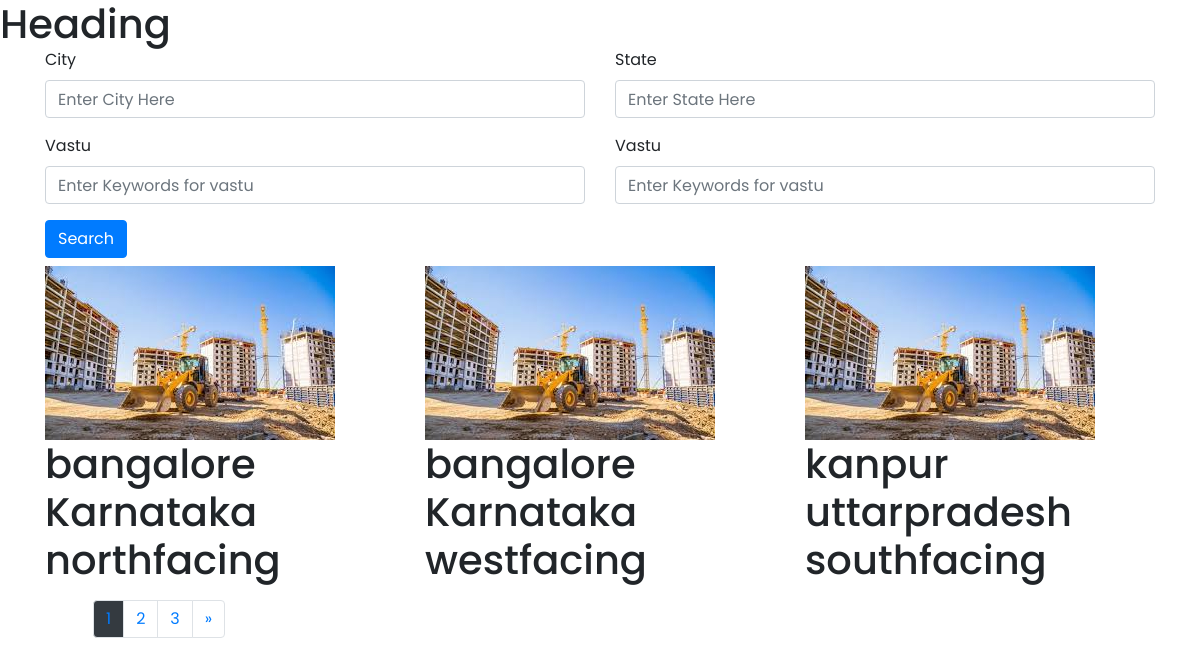
Screenshot of /site/list/ with the database file from the repository.
### build/models.py (models this page shows, shortened)
class Prop(models.Model):
    city = models.CharField(max_length=30,unique=False)
    state = models.CharField(max_length=30,unique=False)
    photo = models.ImageField(default='default.png',upload_to='site_photos',blank=True,null=True)
    vastu = models.CharField(max_length=50,unique=False)
    cost = models.IntegerField(unique=False,default=100)
    facilities = models.CharField(max_length=50,unique=False)
    date_added = models.DateTimeField(default=datetime.now,blank=True)

### build/views.py (the view)
# urls.py: path('list/',search,name='list'),
def search(request):
    prop = Prop.objects.order_by('-date_added')
    if 'city' in request.GET:
        city = request.GET['city']
        if city:
            prop = prop.filter(city__iexact=city)
    if 'state' in request.GET:
        state = request.GET['state']
        if state:
            prop = prop.filter(state__iexact=state)
    """
    if 'bedrooms'in request.GET:
        bedrooms=request.GET['bedrooms']
        if bedrooms:
            listings=listings.filter(bedrooms__lte=bedrooms)
    #price
    if 'price'in request.GET:
        price=request.GET['price']
        if price:
            listings=listings.filter(price__lte=price)
    """
    pageCursor = Paginator(prop, 3)
    page = request.GET.get("page")
    try:
        prop_list = pageCursor.page(page)
    except PageNotAnInteger:
        prop_list = pageCursor.page(1)
    except EmptyPage:
        prop_list = pageCursor.page(pageCursor.num_pages)
    context = {'prop_list': prop_list,
               }
    return render(request, 'build/build_list.html', context)

### build/templatetags/urlHelper.py (called while the page is built)
@register.simple_tag
def relative_url(value, field_name, urlencode=None):
    url = '?{}={}'.format(field_name, value)
    if urlencode:
        querystring = urlencode.split('&')
        filtered_querystring = filter(
            lambda p: p.split('=')[0] != field_name, querystring)
        encoded_querystring = '&'.join(filtered_querystring)
        url = '{}&{}'.format(url, encoded_querystring)
    return url

### templates/build/build_list.html (shortened to what this page needs)
<!DOCTYPE html>
{% load urlHelper %}
{% load static %}
<html lang="en">
  <head>
    <link rel="stylesheet" href="{% static 'home/css/flex-slider.css' %}" />
    <link rel="stylesheet" href="{% static 'home/css/bootstrap.min.css' %}" />
    <link rel="stylesheet" href="{% static 'home/css/font-awesome.css' %} " />
    <link
      rel="stylesheet"
      href="{% static 'home/css/templatemo-lava.css' %} "
    />
    <link rel="stylesheet" href="{% static 'home/css/owl-carousel.css' %} " />
  </head>
  <body>
    <h1>Heading</h1>
    <div class="container">
      <form action="{% url 'build:list' %}">
        <div class="row">
          <div class="col">
          <div class="form-group">
            <label for="formGroupExampleInput">City</label>
            <input
              type="text"
              name="city"
              class="form-control"
              id="formGroupExampleInput"
              placeholder="Enter City Here"
            />
          </div>
          </div>
          <div class="col">
          <div class="form-group">
            <label for="formGroupExampleInput2">State</label>
            <input
              type="text"
              name="state"
              class="form-control"
              id="formGroupExampleInput2"
              placeholder="Enter State Here"
            />
          </div>
          </div>
          <div class="col">
            <div class="form-group">
              <label for="formGroupExampleInput2">Vastu</label>
              <input
                type="text"
                name="vastu"
                class="form-control"
                id="formGroupExampleInput2"
                placeholder="Enter Keywords for vastu"
              />
            </div>
          </div>
          <div class="col">
            <div class="form-group">
              <label for="formGroupExampleInput2">Vastu</label>
              <input
                type="text"
                name="vastu"
                class="form-control"
                id="formGroupExampleInput2"
                placeholder="Enter Keywords for vastu"
              />
            </div>
          </div>
        </div>
        <button class="btn btn-primary mb-2" type="submit">Search</button>
      </form>
    </div>
    <div class="container">
      <div class="row">
      {% for build in prop_list %}
      <div class="col">
        <img id="propic" alt="Img Not Found ;(" src="{{ build.photo.url }}" />
        <h1>{{build.city}}</h1>
        <h1>{{build.state}}</h1>
        <h1>{{build.vastu}}</h1>
      </div>
    {% endfor %}
      </div>
      <div class="mx-5 my-3">
        <nav aria-label="Page navigation example">
          <ul class="pagination pagination-md">
            {% for num in prop_list.paginator.page_range %}
              <li class="page-item">
                {% if prop_list.number == num %}
                <a class="page-link bg-dark" href="{% relative_url num 'page' request.GET.urlencode %}">{{num}}</a>
                {% elif num > prop_list.number|add:'-3' and num < prop_list.number|add:'3' %}
                <a class="page-link" href="{% relative_url num 'page' request.GET.urlencode %}">{{num}}</a>
                {% endif %}
              </li>
            {% endfor %}
            {% if prop_list.has_next %}
            <li class="page-item">
              <a
                class="page-link"
                href="{% relative_url prop_list.next_page_number 'page' request.GET.urlencode %}"
                aria-label="Next"
              >
                <span aria-hidden="true">&raquo;</span>
              </a>
            </li>
            {% endif %}
          </ul>
        </nav>
      </div>
    </div>
  </body>
</html>

### static/home/css/templatemo-lava.css (style rules this page uses)
html, body, div, span, applet, object, iframe, h1, h2, h3, h4, h5, h6, p, blockquote, div pre, a, abbr, acronym, address, big, cite, code, del, dfn, em, font, img, ins, kbd, q, s, samp, small, strike, strong, sub, sup, tt, var, b, u, i, center, dl, dt, dd, ol, ul, li, figure, header, nav, section, article, aside, footer, figcaption { margin: 0; padding: 0; border: 0; outline: 0; }
ul, li { padding: 0; margin: 0; list-style: none; }
header, nav, section, article, aside, footer, hgroup { display: block; }
* { box-sizing: border-box; }
html, body { font-family: 'Poppins', sans-serif; font-weight: 400; background-color: #fff; font-size: 16px; -ms-text-size-adjust: 100%; -webkit-font-smoothing: antialiased; -moz-osx-font-smoothing: grayscale; }
a { text-decoration: none !important; }
h1, h2, h3, h4, h5, h6 { margin-top: 0px; margin-bottom: 0px; }
ul { margin-bottom: 0px; }
html, body { background: #fff; font-family: 'Poppins', sans-serif; }

### rows the page displays
Prop: photo (placeholder picture), city "bangalore", state "Karnataka", vastu "northfacing"
Prop: photo (placeholder picture), city "bangalore", state "Karnataka", vastu "westfacing"
Prop: photo (placeholder picture), city "kanpur", state "uttarpradesh", vastu "southfacing"

### other values shown
{{ num }} "1"
{{ num }} "2" "3"
